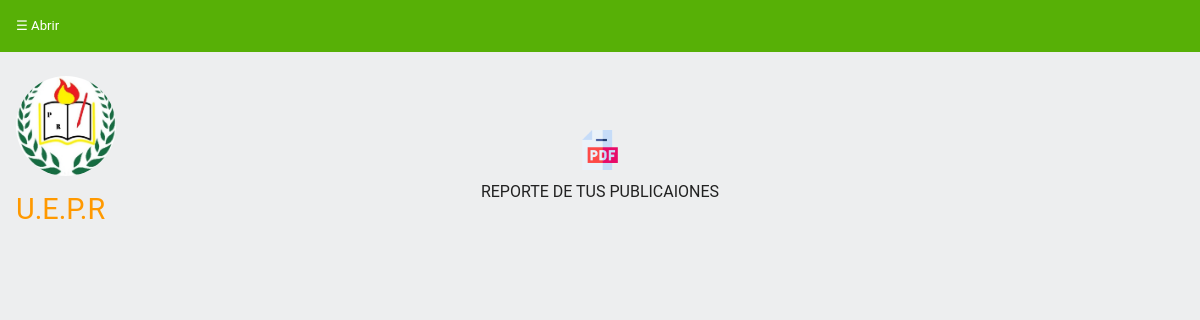
The page /webapp/vistas/profesor/comentario.php on the database as committed earlier.
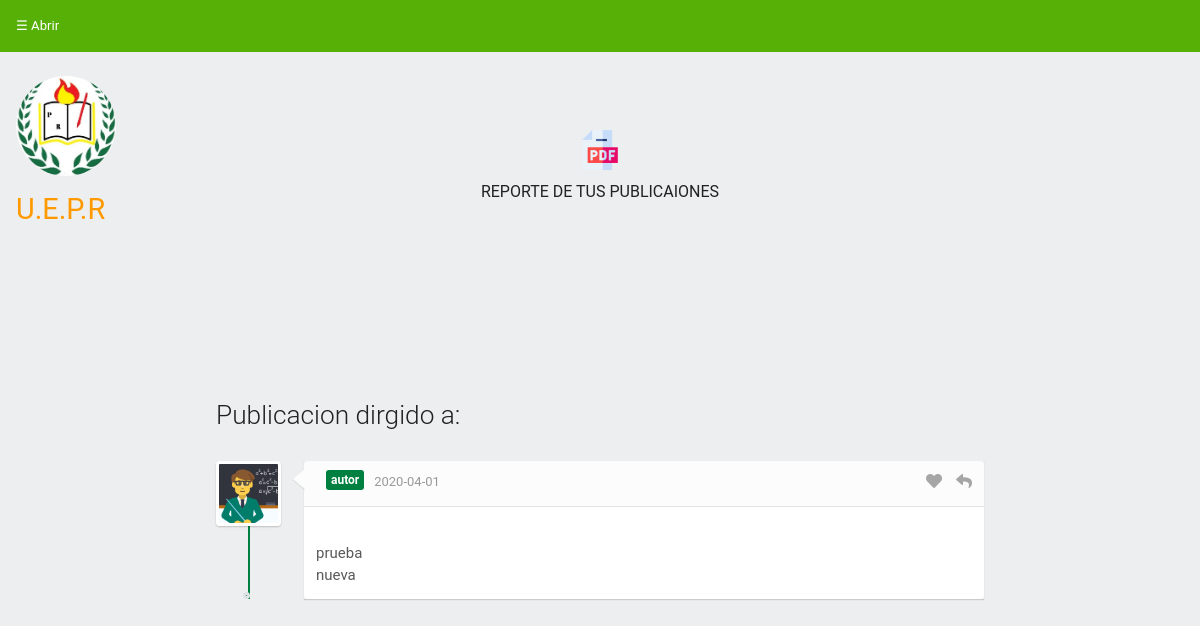
The same page on the database as committed later.
### tables this page shows
CREATE TABLE `publicacion` (
  `idpublicacion` int(11) NOT NULL,
  `titulo` varchar(45) NOT NULL,
  `descripcion` varchar(45) NOT NULL,
  `creado_en` date NOT NULL,
  `termina_en` date NOT NULL,
  `id_curso` int(11) NOT NULL,
  `idusuario` int(11) NOT NULL,
  `imagen` longblob
);

### webapp/vistas/profesor/comentario.php (the view, shortened to what this page needs)
<?php
include("profesor_index.php");
?>
<?php include ("../../db/db.php");?>
<!DOCTYPE html>
<html lang="en">
<head>
<link rel="stylesheet" href="comentario_d.css" type="text/css">
</head>
<body>
		<a href="../../reportes/reporte_prueba.php" target="_blank">
            <img src="../../Img/pdf_icono.png" alt="logo_pr" class= "centrado"width="40px" height="40px" > </a>
                 <p  align="center">REPORTE DE TUS PUBLICAIONES</p>
<br>
<br>
<br><br><br>
	<?php
$query = "SELECT * FROM publicacion";
$result_publicacion = mysqli_query($conn, $query);
while($row = mysqli_fetch_assoc($result_publicacion)) { ?>
	<div class="comments-container">
		<h3>Publicacion dirgido a: <?php echo $row['general']; ?></h3>
		<ul id="comments-list" class="comments-list">
			<li>
				<div class="comment-main-level">
					<div class="comment-avatar"><img src="perfil_doc.gif" alt=""></div>
					<div class="comment-box">
						<div class="comment-head">
							<h6 class="comment-name by-author"><?php echo $row['usuario']; ?></h6>
							<span><?php echo $row['creado_en']; ?></span>
							<i class="fa fa-reply"></i>
							<i class="fa fa-heart"></i>
						</div>
						<div class="comment-content">
							<br>
							<?php echo $row['titulo']; ?>
							<br>
							<?php echo $row['descripcion']; ?>
						</div>
					</div>
				</div>
					</li>
</ul>
</div>
          <?php } ?>
</body>
</html>

### webapp/vistas/profesor/profesor_index.php (shortened to what this page needs)
<!DOCTYPE html>
<html lang="en">
<head>
    <link rel="stylesheet" href="https://bootswatch.com/4/yeti/bootstrap.min.css">
    <link rel="stylesheet" href="https://use.fontawesome.com/releases/v5.6.3/css/all.css">
<link rel="stylesheet" href="../../css/menu_vertical.css" type="text/css">
</head>
<body>
    <label for="abrir-cerrar">&#9776; <span class="abrir">Abrir</span><span class="cerrar">Cerrar</span></label>
<div id="contenido">
<p><a href="../index.php" target="_blank">
            <img src="../../Img/logoPR.jpg" alt="logo_pr" class= "avatar"> </a></p>
        <h1>U.E.P.R</h1>
    </div>
</body>
</html>

### webapp/css/menu_vertical.css (style rules this page uses)
body { font-family: "Segoe UI", sans-serif; font-size:100%; margin:0; padding:0; background-color:#ffffff; }
label[for="abrir-cerrar"] { cursor:pointer; padding: 1rem; background-color:#57b006; color:#fff; display:inline-block; width:100%; }
#contenido { margin-left:0; }
h1 { color:#f90; font-size:180%; font-weight:normal; }
#contenido { transition: margin-left .4s; padding: 1rem; border-radius: 50%; top: -50px; width: 60px; height: 60px; }
.avatar { width: 100px; height: 100px; border-radius: 50%; top: -50px; left: calc(50% - 50px); }

### webapp/vistas/profesor/comentario_d.css (style rules this page uses)
* { margin: 0; padding: 0; -webkit-box-sizing: border-box; -moz-box-sizing: border-box; box-sizing: border-box; }
a { color: #03658c; text-decoration: none; }
ul { list-style-type: none; }
body { font-family: 'Roboto', Arial, Helvetica, Sans-serif, Verdana; background: #edeeef; }
.comments-container { margin: 60px auto 15px; width: 768px; }
.comments-list { margin-top: 30px; position: relative; }
.comments-list:before { content: ''; width: 2px; height: 100%; background: #008040; position: absolute; left: 32px; top: 0; }
.comments-list:after { content: ''; position: absolute; background: #008040; bottom: 0; left: 27px; width: 7px; height: 7px; border: 3px solid #dee1e3; -webkit-border-radius: 50%; -moz-border-radius: 50%; border-radius: 50%; }
.comments-list li { margin-bottom: 15px; display: block; position: relative; }
.comments-list li:after { content: ''; display: block; clear: both; height: 0; width: 0; }
.comments-list .comment-avatar { width: 65px; height: 65px; position: relative; z-index: 99; float: left; border: 3px solid #FFF; -webkit-border-radius: 4px; -moz-border-radius: 4px; border-radius: 4px; -webkit-box-shadow: 0 1px 2px rgba(0,0,0,0.2); -moz-box-shadow: 0 1px 2px rgba(0,0,0,0.2); box-shadow: 0 1px 2px rgba(0,0,0,0.2); overflow: hidden; }
.comments-list .comment-avatar img { width: 100%; height: 100%; }
.comment-main-level:after { content: ''; width: 0; height: 0; display: block; clear: both; }
.comments-list .comment-box { width: 680px; float: right; position: relative; -webkit-box-shadow: 0 1px 1px rgba(0,0,0,0.15); -moz-box-shadow: 0 1px 1px rgba(0,0,0,0.15); box-shadow: 0 1px 1px rgba(0,0,0,0.15); }
.comments-list .comment-box:before, .comments-list .comment-box:after { content: ''; height: 0; width: 0; position: absolute; display: block; border-width: 10px 12px 10px 0; border-style: solid; border-color: transparent #FCFCFC; top: 8px; left: -11px; }
.comments-list .comment-box:before { border-width: 11px 13px 11px 0; border-color: transparent rgba(0,0,0,0.05); left: -12px; }
.comment-box .comment-head { background: #FCFCFC; padding: 10px 12px; border-bottom: 1px solid #E5E5E5; overflow: hidden; -webkit-border-radius: 4px 4px 0 0; -moz-border-radius: 4px 4px 0 0; border-radius: 4px 4px 0 0; }
.comment-box .comment-head i { float: right; margin-left: 14px; position: relative; top: 2px; color: #A6A6A6; cursor: pointer; -webkit-transition: color 0.3s ease; -o-transition: color 0.3s ease; transition: color 0.3s ease; }
.comment-box .comment-name { color: #283035; font-size: 14px; font-weight: 700; float: left; margin-right: 10px; }
.comment-box .comment-head span { float: left; color: #999; font-size: 13px; position: relative; top: 1px; }
.comment-box .comment-content { background: #FFF; padding: 12px; font-size: 15px; color: #595959; -webkit-border-radius: 0 0 4px 4px; -moz-border-radius: 0 0 4px 4px; border-radius: 0 0 4px 4px; }
.comment-box .comment-name.by-author, .comment-box .comment-name.by-author a { color: #03658c; }
.comment-box .comment-name.by-author:after { content: 'autor'; background: #008040; color: #FFF; font-size: 12px; padding: 3px 5px; font-weight: 700; margin-left: 10px; -webkit-border-radius: 3px; -moz-border-radius: 3px; border-radius: 3px; }

### webapp/vistas/profesor/comentario.php (style rules this page uses)
.centrado { margin:10px auto; display:block; }

Rows that differ between the two databases and show on the page:
added publicacion: creado_en "2020-04-01", titulo "prueba", descripcion "nueva"
